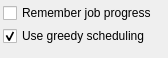
<?xml version="1.0" encoding="UTF-8"?>
<ui version="4.0">
 <class>OpsJobsSettings</class>
 <widget class="QWidget" name="OpsJobsSettings">
  <property name="geometry">
   <rect>
    <x>0</x>
    <y>0</y>
    <width>168</width>
    <height>58</height>
   </rect>
  </property>
  <property name="windowTitle">
   <string>TabWidget</string>
  </property>
  <property name="currentIndex" stdset="0">
   <number>0</number>
  </property>
  <layout class="QVBoxLayout" name="verticalLayout">
   <property name="spacing">
    <number>3</number>
   </property>
   <property name="leftMargin">
    <number>3</number>
   </property>
   <property name="topMargin">
    <number>3</number>
   </property>
   <property name="rightMargin">
    <number>3</number>
   </property>
   <property name="bottomMargin">
    <number>3</number>
   </property>
   <item>
    <widget class="QCheckBox" name="kcfg_RememberJobProgress">
     <property name="toolTip">
      <string>Count the images a job has already saved, so a restarted job (or one that continues the next night) only captures the images still missing instead of starting over.</string>
     </property>
     <property name="text">
      <string>Remember job progress</string>
     </property>
     <property name="checked">
      <bool>false</bool>
     </property>
    </widget>
   </item>
   <item>
    <widget class="QCheckBox" name="kcfg_GreedyScheduling">
     <property name="toolTip">
      <string>&lt;html&gt;&lt;head/&gt;&lt;body&gt;&lt;p&gt;When checked the scheduler tries to run lower priority jobs when no higher priority job can run. Recommended.&lt;/p&gt;&lt;/body&gt;&lt;/html&gt;</string>
     </property>
     <property name="text">
      <string>Use greedy scheduling</string>
     </property>
     <property name="checked">
      <bool>true</bool>
     </property>
    </widget>
   </item>
   <item>
    <spacer name="verticalSpacer">
     <property name="orientation">
      <enum>Qt::Vertical</enum>
     </property>
     <property name="sizeHint" stdset="0">
      <size>
       <width>20</width>
       <height>40</height>
      </size>
     </property>
    </spacer>
   </item>
  </layout>
 </widget>
 <resources/>
 <connections/>
</ui>
